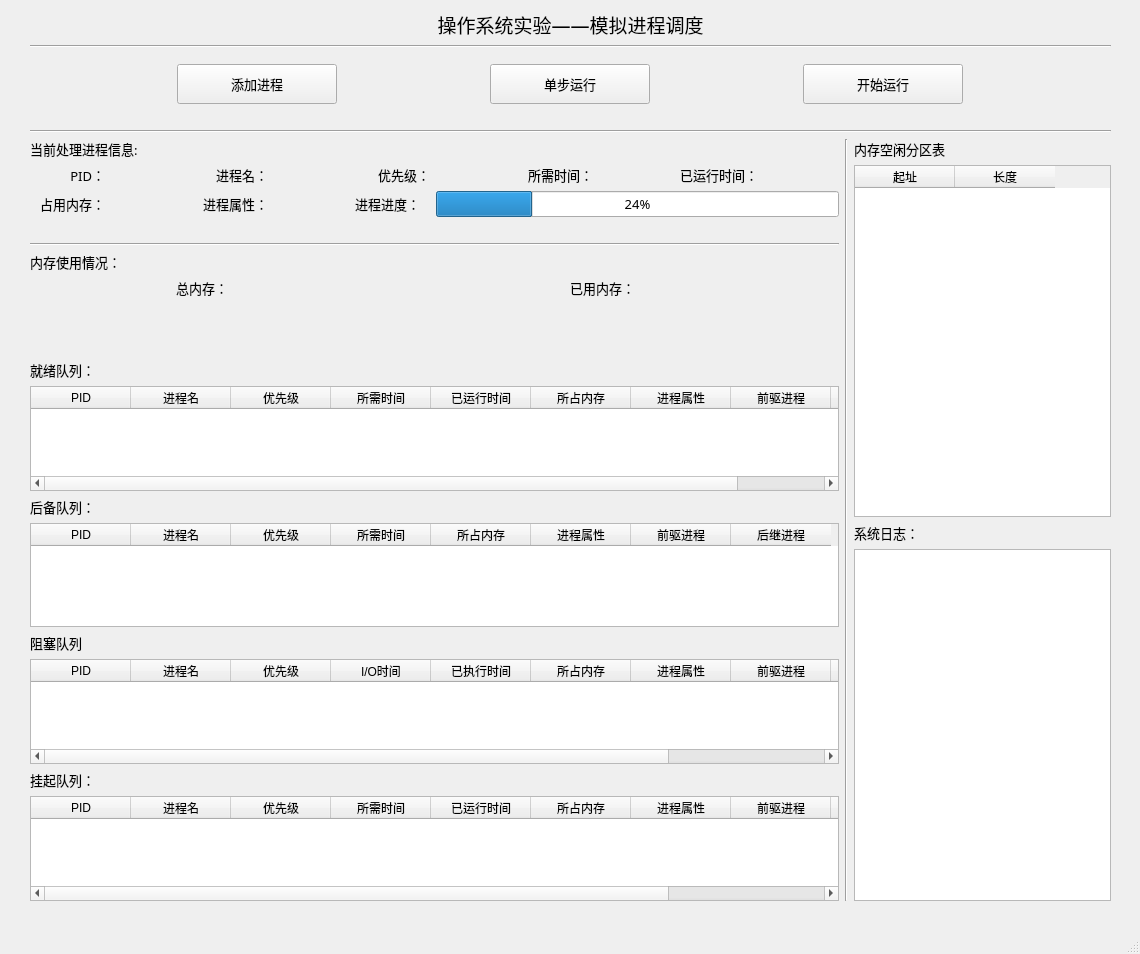
<?xml version="1.0" encoding="UTF-8"?>
<ui version="4.0">
 <class>MainWindow</class>
 <widget class="QMainWindow" name="MainWindow">
  <property name="geometry">
   <rect>
    <x>0</x>
    <y>0</y>
    <width>1140</width>
    <height>954</height>
   </rect>
  </property>
  <property name="windowTitle">
   <string>操作系统实验</string>
  </property>
  <widget class="QWidget" name="centralwidget">
   <widget class="QWidget" name="gridLayoutWidget">
    <property name="geometry">
     <rect>
      <x>30</x>
      <y>10</y>
      <width>1081</width>
      <height>891</height>
     </rect>
    </property>
    <layout class="QGridLayout" name="main_layout">
     <item row="4" column="1" rowspan="4">
      <widget class="Line" name="line_4">
       <property name="orientation">
        <enum>Qt::Vertical</enum>
       </property>
      </widget>
     </item>
     <item row="4" column="0" rowspan="4">
      <layout class="QVBoxLayout" name="verticalLayout">
       <item>
        <widget class="QLabel" name="label">
         <property name="minimumSize">
          <size>
           <width>809</width>
           <height>0</height>
          </size>
         </property>
         <property name="font">
          <font>
           <family>微软雅黑</family>
           <pointsize>10</pointsize>
          </font>
         </property>
         <property name="text">
          <string>当前处理进程信息:</string>
         </property>
         <property name="margin">
          <number>0</number>
         </property>
        </widget>
       </item>
       <item>
        <layout class="QGridLayout" name="gridLayout">
         <property name="topMargin">
          <number>0</number>
         </property>
         <property name="bottomMargin">
          <number>20</number>
         </property>
         <item row="1" column="0">
          <widget class="QLabel" name="label_2">
           <property name="font">
            <font>
             <family>微软雅黑</family>
             <pointsize>10</pointsize>
            </font>
           </property>
           <property name="text">
            <string>PID：</string>
           </property>
           <property name="alignment">
            <set>Qt::AlignRight|Qt::AlignTrailing|Qt::AlignVCenter</set>
           </property>
          </widget>
         </item>
         <item row="1" column="8">
          <widget class="QLabel" name="label_10">
           <property name="font">
            <font>
             <family>微软雅黑</family>
             <pointsize>10</pointsize>
            </font>
           </property>
           <property name="text">
            <string>已运行时间：</string>
           </property>
           <property name="alignment">
            <set>Qt::AlignRight|Qt::AlignTrailing|Qt::AlignVCenter</set>
           </property>
          </widget>
         </item>
         <item row="1" column="3">
          <widget class="QLabel" name="processNameLabel">
           <property name="font">
            <font>
             <family>微软雅黑</family>
             <pointsize>10</pointsize>
            </font>
           </property>
           <property name="text">
            <string/>
           </property>
           <property name="alignment">
            <set>Qt::AlignLeading|Qt::AlignLeft|Qt::AlignVCenter</set>
           </property>
          </widget>
         </item>
         <item row="1" column="4">
          <widget class="QLabel" name="label_6">
           <property name="font">
            <font>
             <family>微软雅黑</family>
             <pointsize>10</pointsize>
            </font>
           </property>
           <property name="text">
            <string>优先级：</string>
           </property>
           <property name="alignment">
            <set>Qt::AlignRight|Qt::AlignTrailing|Qt::AlignVCenter</set>
           </property>
          </widget>
         </item>
         <item row="1" column="7">
          <widget class="QLabel" name="demandTimeLabel">
           <property name="font">
            <font>
             <family>微软雅黑</family>
             <pointsize>10</pointsize>
            </font>
           </property>
           <property name="text">
            <string/>
           </property>
           <property name="alignment">
            <set>Qt::AlignLeading|Qt::AlignLeft|Qt::AlignVCenter</set>
           </property>
          </widget>
         </item>
         <item row="1" column="2">
          <widget class="QLabel" name="label_4">
           <property name="font">
            <font>
             <family>微软雅黑</family>
             <pointsize>10</pointsize>
            </font>
           </property>
           <property name="text">
            <string>进程名：</string>
           </property>
           <property name="alignment">
            <set>Qt::AlignRight|Qt::AlignTrailing|Qt::AlignVCenter</set>
           </property>
          </widget>
         </item>
         <item row="1" column="1">
          <widget class="QLabel" name="pidLabel">
           <property name="font">
            <font>
             <family>微软雅黑</family>
             <pointsize>10</pointsize>
            </font>
           </property>
           <property name="text">
            <string/>
           </property>
           <property name="alignment">
            <set>Qt::AlignLeading|Qt::AlignLeft|Qt::AlignVCenter</set>
           </property>
          </widget>
         </item>
         <item row="1" column="5">
          <widget class="QLabel" name="priorityLabel">
           <property name="font">
            <font>
             <family>微软雅黑</family>
             <pointsize>10</pointsize>
            </font>
           </property>
           <property name="text">
            <string/>
           </property>
           <property name="alignment">
            <set>Qt::AlignLeading|Qt::AlignLeft|Qt::AlignVCenter</set>
           </property>
          </widget>
         </item>
         <item row="1" column="9">
          <widget class="QLabel" name="runningTimeLabel">
           <property name="font">
            <font>
             <family>微软雅黑</family>
             <pointsize>10</pointsize>
            </font>
           </property>
           <property name="text">
            <string/>
           </property>
           <property name="alignment">
            <set>Qt::AlignLeading|Qt::AlignLeft|Qt::AlignVCenter</set>
           </property>
          </widget>
         </item>
         <item row="1" column="6">
          <widget class="QLabel" name="label_8">
           <property name="font">
            <font>
             <family>微软雅黑</family>
             <pointsize>10</pointsize>
            </font>
           </property>
           <property name="text">
            <string>所需时间：</string>
           </property>
           <property name="alignment">
            <set>Qt::AlignRight|Qt::AlignTrailing|Qt::AlignVCenter</set>
           </property>
          </widget>
         </item>
         <item row="3" column="2">
          <widget class="QLabel" name="label_12">
           <property name="font">
            <font>
             <family>微软雅黑</family>
             <pointsize>10</pointsize>
            </font>
           </property>
           <property name="text">
            <string>进程属性：</string>
           </property>
           <property name="alignment">
            <set>Qt::AlignRight|Qt::AlignTrailing|Qt::AlignVCenter</set>
           </property>
          </widget>
         </item>
         <item row="3" column="0">
          <widget class="QLabel" name="label_9">
           <property name="font">
            <font>
             <family>微软雅黑</family>
             <pointsize>10</pointsize>
            </font>
           </property>
           <property name="text">
            <string>占用内存：</string>
           </property>
           <property name="alignment">
            <set>Qt::AlignRight|Qt::AlignTrailing|Qt::AlignVCenter</set>
           </property>
          </widget>
         </item>
         <item row="3" column="4">
          <widget class="QLabel" name="label_14">
           <property name="font">
            <font>
             <family>微软雅黑</family>
             <pointsize>10</pointsize>
            </font>
           </property>
           <property name="text">
            <string>进程进度：</string>
           </property>
          </widget>
         </item>
         <item row="3" column="5" colspan="5">
          <widget class="QProgressBar" name="progressBar">
           <property name="font">
            <font>
             <family>微软雅黑</family>
             <pointsize>10</pointsize>
            </font>
           </property>
           <property name="value">
            <number>24</number>
           </property>
          </widget>
         </item>
         <item row="3" column="3">
          <widget class="QLabel" name="processPropertyLabel">
           <property name="font">
            <font>
             <family>微软雅黑</family>
             <pointsize>10</pointsize>
            </font>
           </property>
           <property name="text">
            <string/>
           </property>
           <property name="alignment">
            <set>Qt::AlignLeading|Qt::AlignLeft|Qt::AlignVCenter</set>
           </property>
          </widget>
         </item>
         <item row="3" column="1">
          <widget class="QLabel" name="memoryLabel">
           <property name="font">
            <font>
             <family>微软雅黑</family>
             <pointsize>10</pointsize>
            </font>
           </property>
           <property name="text">
            <string/>
           </property>
          </widget>
         </item>
        </layout>
       </item>
       <item>
        <widget class="Line" name="line_3">
         <property name="orientation">
          <enum>Qt::Horizontal</enum>
         </property>
        </widget>
       </item>
       <item>
        <layout class="QGridLayout" name="gridLayout_2">
         <item row="2" column="2">
          <widget class="QLabel" name="label_7">
           <property name="font">
            <font>
             <family>微软雅黑</family>
             <pointsize>10</pointsize>
            </font>
           </property>
           <property name="text">
            <string>已用内存：</string>
           </property>
           <property name="alignment">
            <set>Qt::AlignRight|Qt::AlignTrailing|Qt::AlignVCenter</set>
           </property>
          </widget>
         </item>
         <item row="2" column="3">
          <widget class="QLabel" name="usedLabel">
           <property name="font">
            <font>
             <family>微软雅黑</family>
             <pointsize>10</pointsize>
            </font>
           </property>
           <property name="text">
            <string/>
           </property>
          </widget>
         </item>
         <item row="2" column="0">
          <widget class="QLabel" name="label_3">
           <property name="font">
            <font>
             <family>微软雅黑</family>
             <pointsize>10</pointsize>
            </font>
           </property>
           <property name="text">
            <string>总内存：</string>
           </property>
           <property name="alignment">
            <set>Qt::AlignRight|Qt::AlignTrailing|Qt::AlignVCenter</set>
           </property>
          </widget>
         </item>
         <item row="0" column="0">
          <widget class="QLabel" name="label_20">
           <property name="font">
            <font>
             <family>微软雅黑</family>
             <pointsize>10</pointsize>
            </font>
           </property>
           <property name="text">
            <string>内存使用情况：</string>
           </property>
          </widget>
         </item>
         <item row="2" column="1">
          <widget class="QLabel" name="totalLabel">
           <property name="font">
            <font>
             <family>微软雅黑</family>
             <pointsize>10</pointsize>
            </font>
           </property>
           <property name="text">
            <string/>
           </property>
          </widget>
         </item>
        </layout>
       </item>
       <item>
        <widget class="QLabel" name="memory">
         <property name="minimumSize">
          <size>
           <width>0</width>
           <height>50</height>
          </size>
         </property>
         <property name="text">
          <string/>
         </property>
        </widget>
       </item>
       <item>
        <layout class="QGridLayout" name="gridLayout_4">
         <item row="9" column="0">
          <widget class="QTableWidget" name="waitingList">
           <column>
            <property name="text">
             <string>PID</string>
            </property>
           </column>
           <column>
            <property name="text">
             <string>进程名</string>
            </property>
           </column>
           <column>
            <property name="text">
             <string>优先级</string>
            </property>
           </column>
           <column>
            <property name="text">
             <string>I/O时间</string>
            </property>
           </column>
           <column>
            <property name="text">
             <string>已执行时间</string>
            </property>
           </column>
           <column>
            <property name="text">
             <string>所占内存</string>
            </property>
           </column>
           <column>
            <property name="text">
             <string>进程属性</string>
            </property>
           </column>
           <column>
            <property name="text">
             <string>前驱进程</string>
            </property>
           </column>
           <column>
            <property name="text">
             <string>后继进程</string>
            </property>
           </column>
           <column>
            <property name="text">
             <string>操作</string>
            </property>
           </column>
          </widget>
         </item>
         <item row="1" column="0">
          <widget class="QLabel" name="label_15">
           <property name="font">
            <font>
             <family>微软雅黑</family>
             <pointsize>10</pointsize>
            </font>
           </property>
           <property name="text">
            <string>就绪队列：</string>
           </property>
          </widget>
         </item>
         <item row="11" column="0">
          <widget class="QTableWidget" name="suspendedList">
           <column>
            <property name="text">
             <string>PID</string>
            </property>
           </column>
           <column>
            <property name="text">
             <string>进程名</string>
            </property>
           </column>
           <column>
            <property name="text">
             <string>优先级</string>
            </property>
           </column>
           <column>
            <property name="text">
             <string>所需时间</string>
            </property>
           </column>
           <column>
            <property name="text">
             <string>已运行时间</string>
            </property>
           </column>
           <column>
            <property name="text">
             <string>所占内存</string>
            </property>
           </column>
           <column>
            <property name="text">
             <string>进程属性</string>
            </property>
           </column>
           <column>
            <property name="text">
             <string>前驱进程</string>
            </property>
           </column>
           <column>
            <property name="text">
             <string>后继进程</string>
            </property>
           </column>
           <column>
            <property name="text">
             <string>操作</string>
            </property>
           </column>
          </widget>
         </item>
         <item row="6" column="0">
          <widget class="QTableWidget" name="backupList">
           <column>
            <property name="text">
             <string>PID</string>
            </property>
           </column>
           <column>
            <property name="text">
             <string>进程名</string>
            </property>
           </column>
           <column>
            <property name="text">
             <string>优先级</string>
            </property>
           </column>
           <column>
            <property name="text">
             <string>所需时间</string>
            </property>
           </column>
           <column>
            <property name="text">
             <string>所占内存</string>
            </property>
           </column>
           <column>
            <property name="text">
             <string>进程属性</string>
            </property>
           </column>
           <column>
            <property name="text">
             <string>前驱进程</string>
            </property>
           </column>
           <column>
            <property name="text">
             <string>后继进程</string>
            </property>
           </column>
          </widget>
         </item>
         <item row="7" column="0">
          <widget class="QLabel" name="label_11">
           <property name="font">
            <font>
             <family>微软雅黑</family>
             <pointsize>10</pointsize>
            </font>
           </property>
           <property name="text">
            <string>阻塞队列</string>
           </property>
          </widget>
         </item>
         <item row="2" column="0">
          <widget class="QTableWidget" name="readyList">
           <column>
            <property name="text">
             <string>PID</string>
            </property>
           </column>
           <column>
            <property name="text">
             <string>进程名</string>
            </property>
           </column>
           <column>
            <property name="text">
             <string>优先级</string>
            </property>
           </column>
           <column>
            <property name="text">
             <string>所需时间</string>
            </property>
           </column>
           <column>
            <property name="text">
             <string>已运行时间</string>
            </property>
           </column>
           <column>
            <property name="text">
             <string>所占内存</string>
            </property>
           </column>
           <column>
            <property name="text">
             <string>进程属性</string>
            </property>
           </column>
           <column>
            <property name="text">
             <string>前驱进程</string>
            </property>
           </column>
           <column>
            <property name="text">
             <string>后继进程</string>
            </property>
           </column>
          </widget>
         </item>
         <item row="5" column="0">
          <widget class="QLabel" name="label_16">
           <property name="font">
            <font>
             <family>微软雅黑</family>
             <pointsize>10</pointsize>
            </font>
           </property>
           <property name="text">
            <string>后备队列：</string>
           </property>
          </widget>
         </item>
         <item row="10" column="0">
          <widget class="QLabel" name="label_17">
           <property name="font">
            <font>
             <family>微软雅黑</family>
             <pointsize>10</pointsize>
            </font>
           </property>
           <property name="text">
            <string>挂起队列：</string>
           </property>
          </widget>
         </item>
        </layout>
       </item>
      </layout>
     </item>
     <item row="2" column="0" colspan="3">
      <layout class="QHBoxLayout" name="horizontalLayout">
       <property name="topMargin">
        <number>10</number>
       </property>
       <property name="bottomMargin">
        <number>20</number>
       </property>
       <item>
        <widget class="QPushButton" name="addProcessBtn">
         <property name="minimumSize">
          <size>
           <width>0</width>
           <height>40</height>
          </size>
         </property>
         <property name="maximumSize">
          <size>
           <width>160</width>
           <height>16777215</height>
          </size>
         </property>
         <property name="font">
          <font>
           <family>微软雅黑</family>
           <pointsize>10</pointsize>
          </font>
         </property>
         <property name="cursor">
          <cursorShape>ArrowCursor</cursorShape>
         </property>
         <property name="text">
          <string>添加进程</string>
         </property>
        </widget>
       </item>
       <item>
        <widget class="QPushButton" name="singleBtn">
         <property name="minimumSize">
          <size>
           <width>0</width>
           <height>40</height>
          </size>
         </property>
         <property name="maximumSize">
          <size>
           <width>160</width>
           <height>16777215</height>
          </size>
         </property>
         <property name="font">
          <font>
           <family>微软雅黑</family>
           <pointsize>10</pointsize>
          </font>
         </property>
         <property name="cursor">
          <cursorShape>ArrowCursor</cursorShape>
         </property>
         <property name="text">
          <string>单步运行</string>
         </property>
        </widget>
       </item>
       <item>
        <widget class="QPushButton" name="startBtn">
         <property name="minimumSize">
          <size>
           <width>0</width>
           <height>40</height>
          </size>
         </property>
         <property name="maximumSize">
          <size>
           <width>160</width>
           <height>16777215</height>
          </size>
         </property>
         <property name="font">
          <font>
           <family>微软雅黑</family>
           <pointsize>10</pointsize>
          </font>
         </property>
         <property name="cursor">
          <cursorShape>ArrowCursor</cursorShape>
         </property>
         <property name="text">
          <string>开始运行</string>
         </property>
        </widget>
       </item>
      </layout>
     </item>
     <item row="3" column="0" colspan="3">
      <widget class="Line" name="line_2">
       <property name="orientation">
        <enum>Qt::Horizontal</enum>
       </property>
      </widget>
     </item>
     <item row="7" column="2">
      <widget class="QListWidget" name="systemLog"/>
     </item>
     <item row="1" column="0" colspan="3">
      <widget class="Line" name="line">
       <property name="orientation">
        <enum>Qt::Horizontal</enum>
       </property>
      </widget>
     </item>
     <item row="4" column="2">
      <widget class="QLabel" name="label_13">
       <property name="font">
        <font>
         <family>微软雅黑</family>
         <pointsize>10</pointsize>
        </font>
       </property>
       <property name="text">
        <string>内存空闲分区表</string>
       </property>
      </widget>
     </item>
     <item row="6" column="2">
      <widget class="QLabel" name="label_5">
       <property name="font">
        <font>
         <family>微软雅黑</family>
         <pointsize>10</pointsize>
        </font>
       </property>
       <property name="text">
        <string>系统日志：</string>
       </property>
      </widget>
     </item>
     <item row="0" column="0" colspan="3">
      <widget class="QLabel" name="label_19">
       <property name="minimumSize">
        <size>
         <width>0</width>
         <height>0</height>
        </size>
       </property>
       <property name="font">
        <font>
         <family>微软雅黑</family>
         <pointsize>14</pointsize>
        </font>
       </property>
       <property name="text">
        <string>操作系统实验——模拟进程调度</string>
       </property>
       <property name="alignment">
        <set>Qt::AlignCenter</set>
       </property>
       <property name="margin">
        <number>10</number>
       </property>
      </widget>
     </item>
     <item row="5" column="2">
      <widget class="QTableWidget" name="memoryTable">
       <column>
        <property name="text">
         <string>起址</string>
        </property>
       </column>
       <column>
        <property name="text">
         <string>长度</string>
        </property>
       </column>
      </widget>
     </item>
    </layout>
   </widget>
  </widget>
  <widget class="QMenuBar" name="menubar">
   <property name="geometry">
    <rect>
     <x>0</x>
     <y>0</y>
     <width>1140</width>
     <height>22</height>
    </rect>
   </property>
  </widget>
  <widget class="QStatusBar" name="statusbar"/>
 </widget>
 <resources/>
 <connections/>
</ui>
